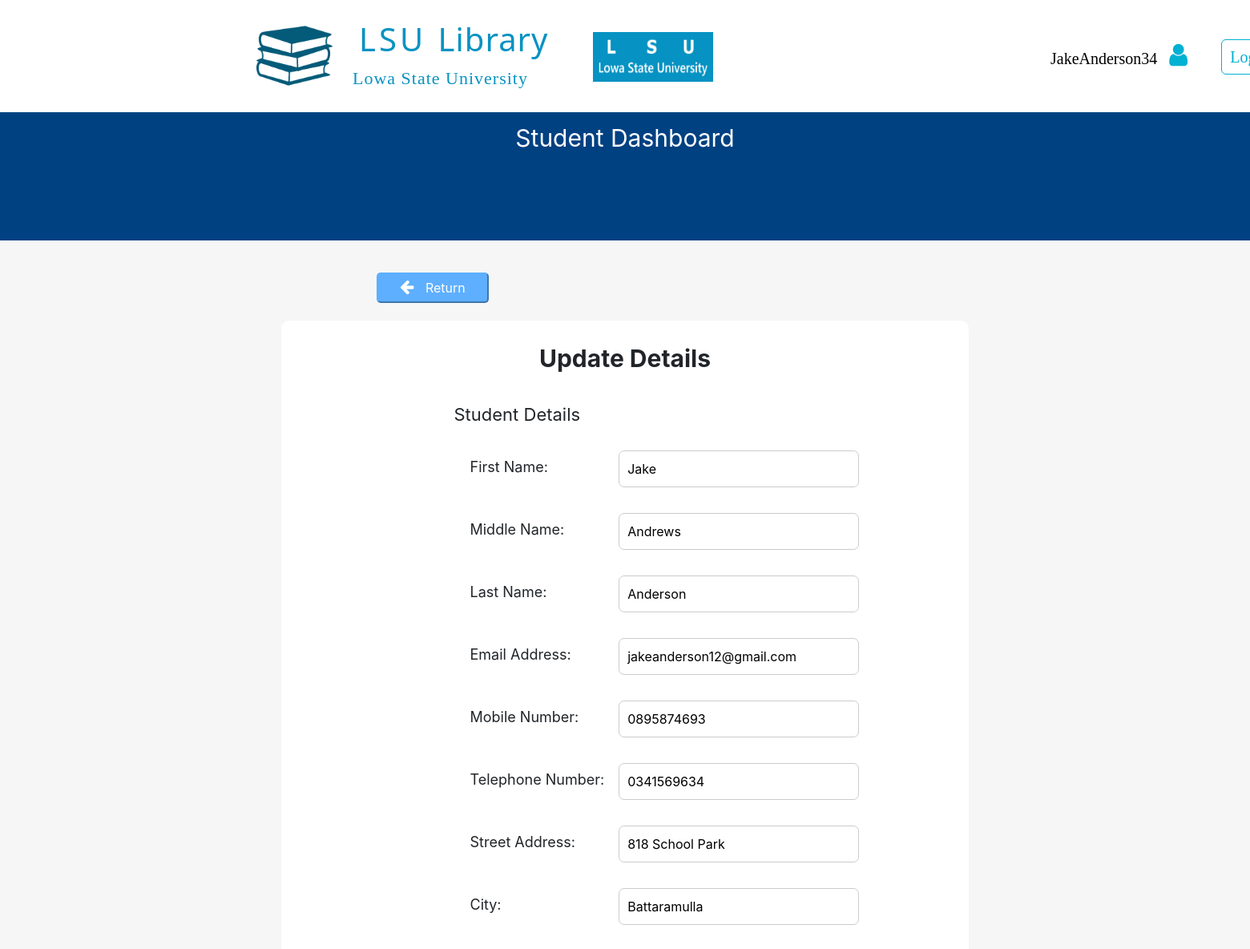
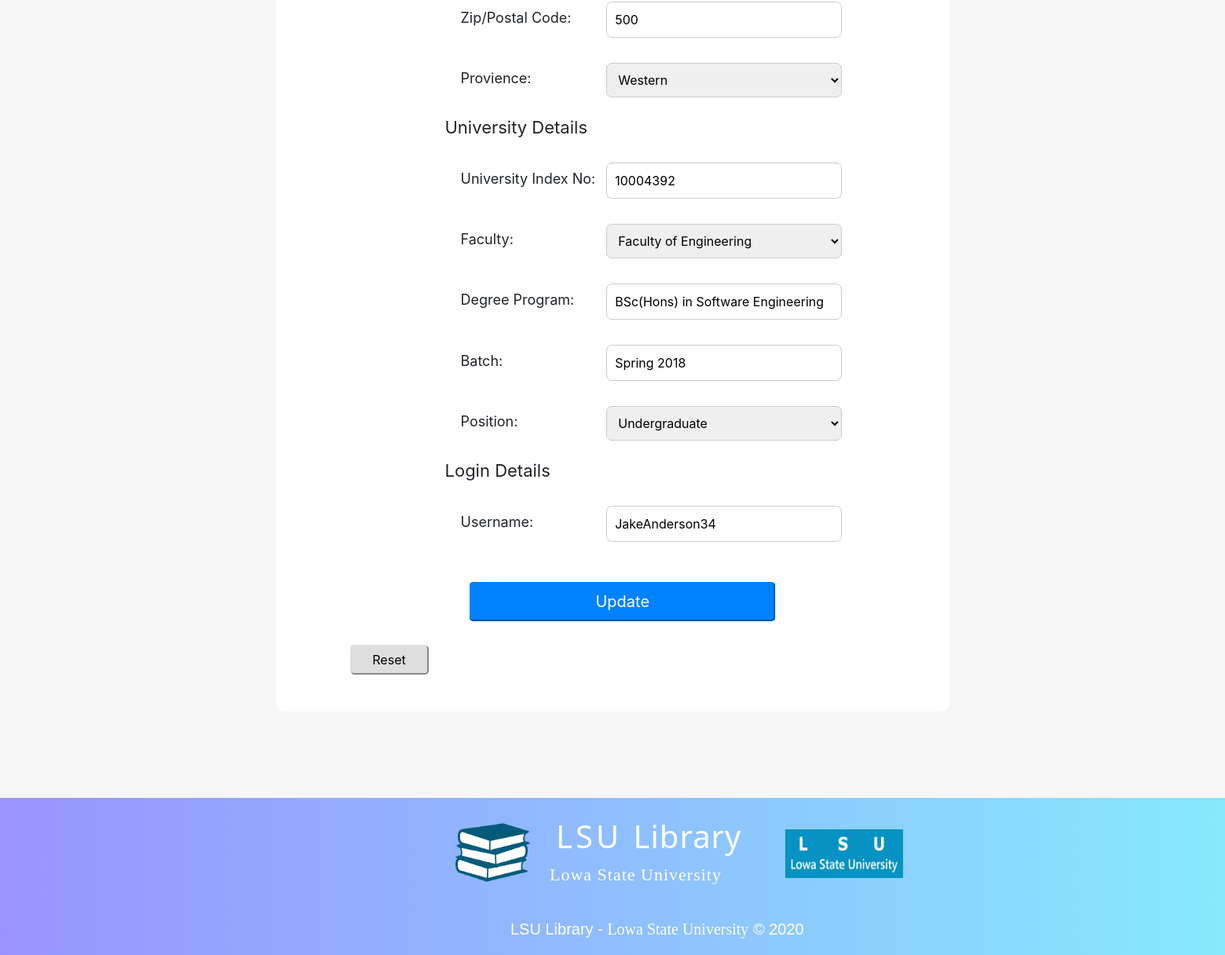
/studentProfessorDashboard/3.accountDetails/studentUpdateDetails.php (signed in), run on the app's committed database (2 pictures, top to bottom).
### tables this page shows
CREATE TABLE User(
  UserID INT(8) AUTO_INCREMENT,
  FirstName VARCHAR(30) NOT NULL,
  MiddleName VARCHAR(30),
  LastName VARCHAR(50) NOT NULL,
  EmailAddress VARCHAR(50) NOT NULL,
  StreetAddress VARCHAR(40) NOT NULL,
  ucCityID INT(8),
  uzpcZPCID INT(8),
  upProvienceID INT(8) NOT NULL,
  MobileNumber CHAR(10) NOT NULL,
  TelephoneNumber CHAR(10),
  RegistrationDateTime DATETIME DEFAULT CURRENT_TIMESTAMP,
  lLoginID INT NOT NULL,  
  PRIMARY KEY (UserID),
  FOREIGN KEY (ucCityID) REFERENCES UserCity(CityID),
  FOREIGN KEY (uzpcZPCID) REFERENCES UserZipPostalCode(ZPCID),
  FOREIGN KEY (upProvienceID) REFERENCES UserProvience(ProvienceID)
);

CREATE TABLE UserCity(
  CityID INT(8) AUTO_INCREMENT,
  City VARCHAR(50),
  PRIMARY KEY (CityID)
);

CREATE TABLE UserZipPostalCode(
  ZPCID INT(8) AUTO_INCREMENT,
  ZipPostalCode VARCHAR(5),
  PRIMARY KEY (ZPCID)
);

CREATE TABLE UniversityMember(
  uUserID INT(8) NOT NULL,
  UniversityNo INT(8) NOT NULL,
  mmtMembershipTypeID INT(8) NOT NULL,
  mmsMemberStatusID INT(8) NOT NULL,
  mfFacultyID INT(8) NOT NULL,
  mpPositionID INT(8) NOT NULL,
  EditDateTime DATETIME,
  PRIMARY KEY (uUserID, UniversityNo),
  FOREIGN KEY (uUserID) REFERENCES User(UserID),
  FOREIGN KEY (mmtMembershipTypeID) REFERENCES MemberMembershipType(MembershipTypeID),
  FOREIGN KEY (mmsMemberStatusID) REFERENCES MemberMemberStatus(MemberStatusID),
  FOREIGN KEY (mfFacultyID) REFERENCES MemberFaculty(FacultyID),
  FOREIGN KEY (mpPositionID) REFERENCES MemberPosition(PositionID)
);

CREATE TABLE StudentDegreeProgram(
  DegreeProgramID INT(8) AUTO_INCREMENT,
  DegreeProgram VARCHAR(60),
  PRIMARY KEY (DegreeProgramID)
);

CREATE TABLE StudentBatch(
  BatchID INT(8) AUTO_INCREMENT,
  Batch VARCHAR(20),
  PRIMARY KEY (BatchID)
);

### studentProfessorDashboard/3.accountDetails/studentUpdateDetails.php (the view, shortened to what the rows shown need)
<?php
  include_once("../../LSULibraryDBConnection.php");
  $userUsername = $_SESSION['username'];
        ?> <script>
<!DOCTYPE html>
<html>
  <head>
    <link rel="stylesheet" href="../../assets/css/defaultLayout.css">
    <link rel="stylesheet" href="https://cdnjs.cloudflare.com/ajax/libs/font-awesome/4.7.0/css/font-awesome.min.css">
    <link rel="stylesheet" href="../../assets/bootstrap/css/bootstrap.min.css">
  </head>
  <body>
        <div style="height: 140px; width: 100%;">
              <div id="logoSection">
                <h1 id="mainTitle"> LSU <span id="mainTitleSpan">Library</span> </h1>
              </div>
        </div>
          <div style="width: 100%;
                      height: 1900px;
                      background-color: #F6F6F6;">
            <div style="width: 55%;
                        height: 1690px;
                        background-color: #FFFFFF;
                        border-radius: 10px;
                        position: relative;
                        left: 50%;
                        transform: translateX(-50%);
                        top: 100px;">
              <?php
                $retrieveDetailsSQL = "SELECT * FROM User u INNER JOIN Login l ON l.LoginID = u.lLoginID
                                    INNER JOIN UserCity uc ON uc.CityID = u.ucCityID
                                    INNER JOIN UserZipPostalCode uzpc ON uzpc.ZPCID = u.uzpcZPCID
                                    INNER JOIN UserProvience up ON up.ProvienceID = u.upProvienceID
                                    INNER JOIN UniversityMember um ON um.uUserID = u.UserID
                                    INNER JOIN MemberMembershipType mmt ON mmt.MembershipTypeID = um.mmtMembershipTypeID
                                    INNER JOIN MemberFaculty mf ON mf.FacultyID = um.mfFacultyID
                                    INNER JOIN Student s ON s.umUserID = um.uUserID AND s.umUniversityNo = um.UniversityNo
                                    INNER JOIN StudentDegreeProgram sdp ON sdp.DegreeProgramID = s.sdpDegreeProgramID
                                    INNER JOIN StudentBatch sb ON sb.BatchID = s.sbBatchID
                                    INNER JOIN MemberPosition mp ON mp.PositionID = um.mpPositionID
                                    INNER JOIN MemberMemberStatus mms ON mms.MemberStatusID = um.mmsMemberStatusID
                                    WHERE l.Username = '$userUsername';";
                $retrieveDetailsResult = mysqli_query($databaseConn, $retrieveDetailsSQL);
                $retrieveDetailsRow = mysqli_fetch_array($retrieveDetailsResult);
              ?>
              <div id="container">
                <form action="studentUpdateDetails.php" method="POST">
                  <table>
                    <tr>
                      <td>
                        <input type="text" name="firstName" class="updateFormInput" required placeholder="First Name" value="<?php echo $retrieveDetailsRow['FirstName']; ?>"
                        title="Mandatory, Only Uppercase Initials and Lowercase Alphabetic Characters"
                        data-toggle="tooltip" data-placement="right">
                      </td>
                    </tr>
                    <tr>
                      <td>
                        <input type="text" name="middleName" class="updateFormInput" placeholder="Middle Name" value="<?php echo $retrieveDetailsRow['MiddleName']; ?>"
                        title="Optional, Only Uppercase Initials and Lowercase Alphabetic Characters"
                        data-toggle="tooltip" data-placement="right">
                      </td>
                    </tr>
                    <tr>
                      <td>
                        <input type="text" name="lastName" class="updateFormInput" required placeholder="Last Name" value="<?php echo $retrieveDetailsRow['LastName']; ?>"
                        title="Mandatory, Only Uppercase Initials and Lowercase Alphabetic Characters"
                        data-toggle="tooltip" data-placement="right">
                      </td>
                    </tr>
                    <tr>
                      <td>
                        <input type="text" name="emailAddress" class="updateFormInput" required placeholder="Email Address" value="<?php echo $retrieveDetailsRow['EmailAddress']; ?>"
                        title="Mandatory, Enter valid email address"
                        data-toggle="tooltip" data-placement="right">
                      </td>
                    </tr>
                    <tr>
                      <td>
                        <input type="text" name="mobileNumber" class="updateFormInput" required placeholder="Mobile Number" value="<?php echo $retrieveDetailsRow['MobileNumber']; ?>"
                        title="Mandatory, Only 10 numeric characters"
                        data-toggle="tooltip" data-placement="right">
                      </td>
                    </tr>
                    <tr>
                      <td>
                        <input type="text" name="telephoneNumber" class="updateFormInput" placeholder="Telephone Number" value="<?php echo $retrieveDetailsRow['TelephoneNumber']; ?>"
                        title="Optional, Only 10 numeric characters"
                        data-toggle="tooltip" data-placement="right">
                      </td>
                    </tr>
                    <tr>
                      <td>
                        <input type="text" name="streetAddress" class="updateFormInput" required placeholder="Street Address" value="<?php echo $retrieveDetailsRow['StreetAddress']; ?>"
                        title="Mandatory, Only Uppercase Initials, Lowercase Alphabetic and Numeric Characters"
                        data-toggle="tooltip" data-placement="right">
                      </td>
                    </tr>
                    <tr>
                      <td>
                        <input type="text" name="city" class="updateFormInput" required placeholder="City" value="<?php echo $retrieveDetailsRow['City']; ?>"
                        title="Mandatory, Only Uppercase Initials, Lowercase Alphabetic and Numeric Characters"
                        data-toggle="tooltip" data-placement="right">
                      </td>
                    </tr>
                    <tr>
                      <td>
                        <input type="text" name="zipPostalCode" class="updateFormInput" required placeholder="Zip/Postal Code" value="<?php echo $retrieveDetailsRow['ZipPostalCode']; ?>"
                        title="Mandatory, Only 5 Numeric Characters"
                        data-toggle="tooltip" data-placement="right">
                      </td>
                    </tr>
                    <tr>
                      <td>
                        <input type="text" name="universityIndexNo" class="updateFormInput" required readonly placeholder="University Index No" value="<?php echo $retrieveDetailsRow['UniversityNo']; ?>"
                        title="Not Editable"
                        data-toggle="tooltip" data-placement="right">
                      </td>
                    </tr>
                    <tr>
                      <td>
                        <input type="text" name="degreeProgram" class="updateFormInput" required placeholder="Degree Program" value="<?php echo $retrieveDetailsRow['DegreeProgram']; ?>"
                        title="Mandatory, Only Uppercase Initials, Lowercase Alphabetic and Numeric Characters"
                        data-toggle="tooltip" data-placement="right">
                      </td>
                    </tr>
                    <tr>
                      <td>
                        <input type="text" name="batch" class="updateFormInput" required placeholder="Batch" value="<?php echo $retrieveDetailsRow['Batch']; ?>"
                        title="Mandatory,  Only Uppercase Initials, Lowercase Alphabetic and Numeric Characters"
                        data-toggle="tooltip" data-placement="right">
                      </td>
                    </tr>
                    <tr>
                      <td>
                        <input type="text" name="username" class="updateFormInput" required placeholder="Username" value="<?php echo $retrieveDetailsRow['Username']; ?>"
                        title="Mandatory, Only Uppercase, Lowercase Alphabetic and Numeric Characters, Minimum Length: 10, Maximum Length: 15"
                        data-toggle="tooltip" data-placement="right">
                      </td>
                    </tr>
                  </table>
                </form>
              </div>
          </div>
        </div>
          <div id="footer">
            <div id="footerLogoSection">
              <h1 id="mainTitle"> LSU <span id="mainTitleSpan">Library</span> </h1>
            </div>
          </div>
  </body>
</html>

### data on the page
user: firstName "Jake", middleName "Andrews", lastName "Anderson", emailAddress "jakeanderson12@gmail.com", mobileNumber "0895874693", telephoneNumber "0341569634", streetAddress "818 School Park", city "Battaramulla", zipPostalCode "500", universityIndexNo "10004392", degreeProgram "BSc(Hons) in Software Engineering", batch "Spring 2018", username "JakeAnderson34"

### other printed values
$userUsername "JakeAnderson34"
form field provienceSelect "Western"
form field facultySelect "Faculty of Engineering"
